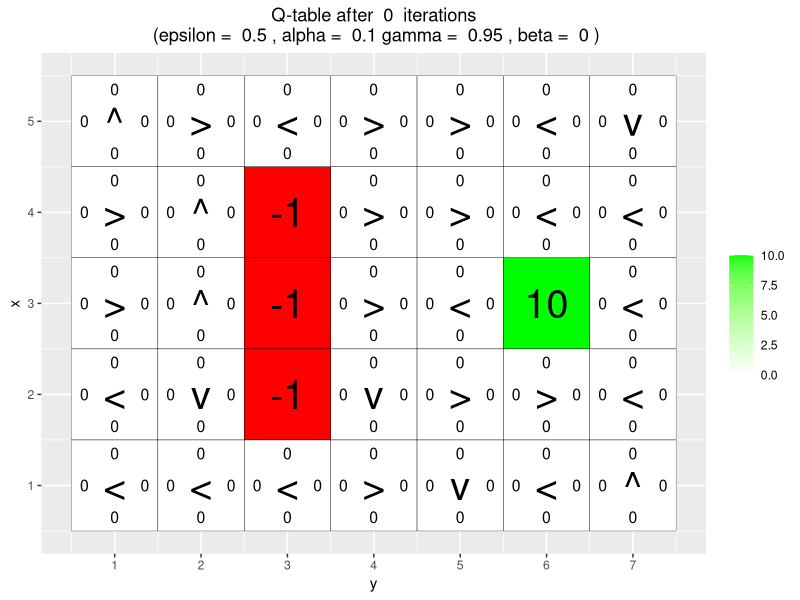
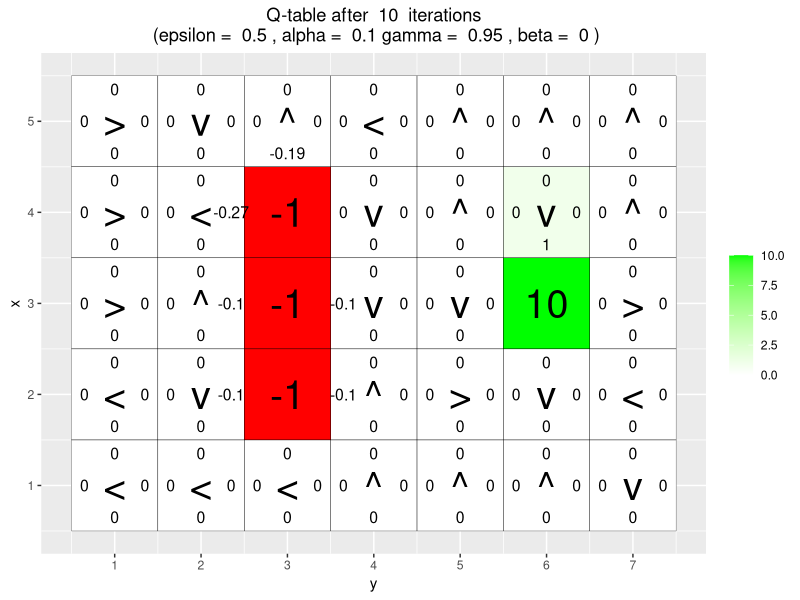
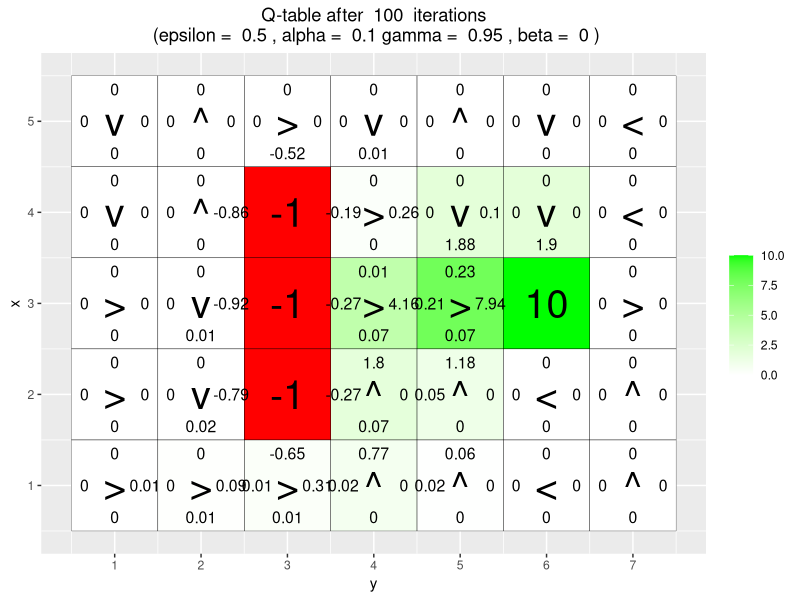
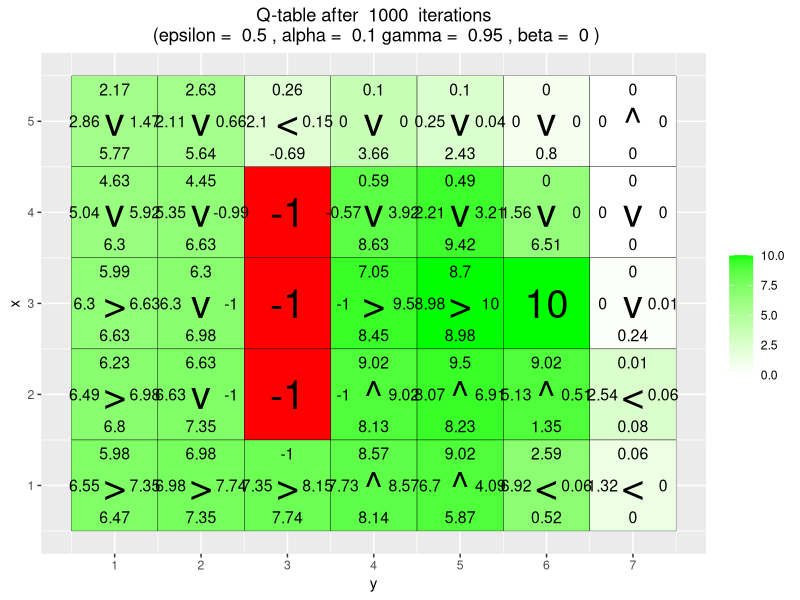
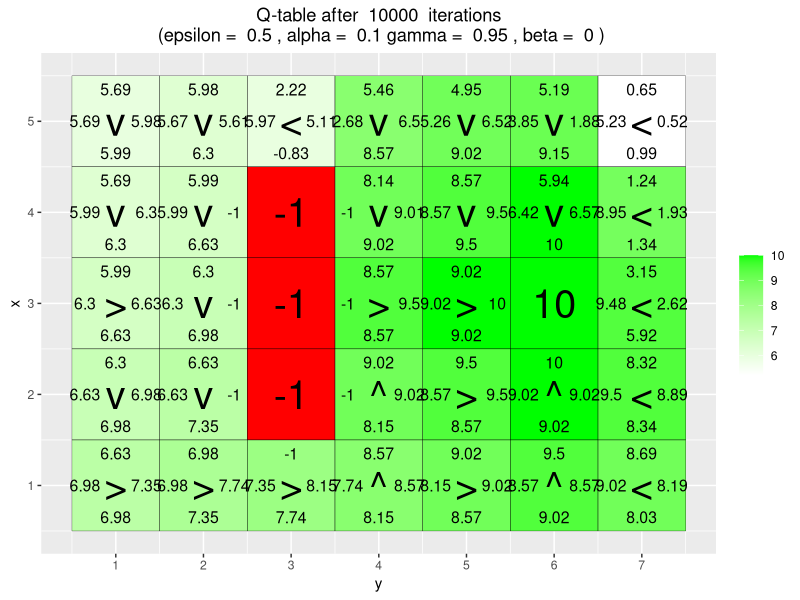
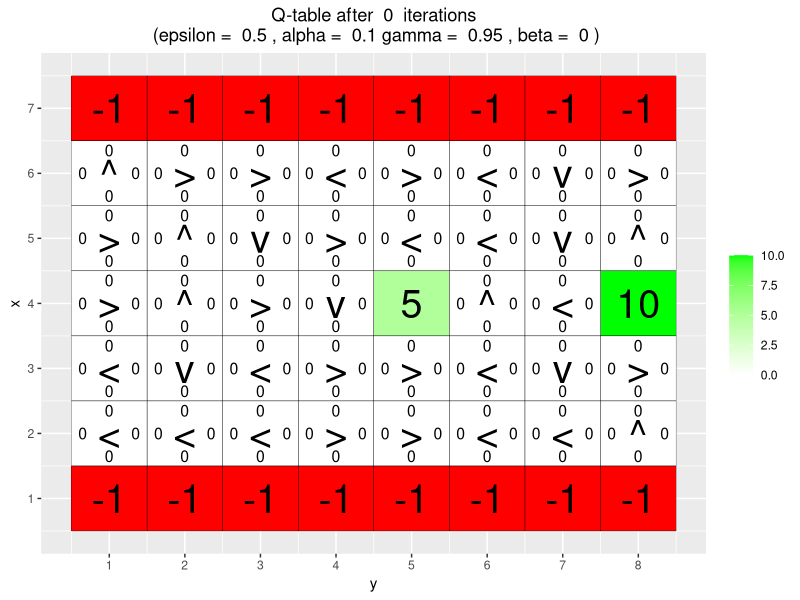
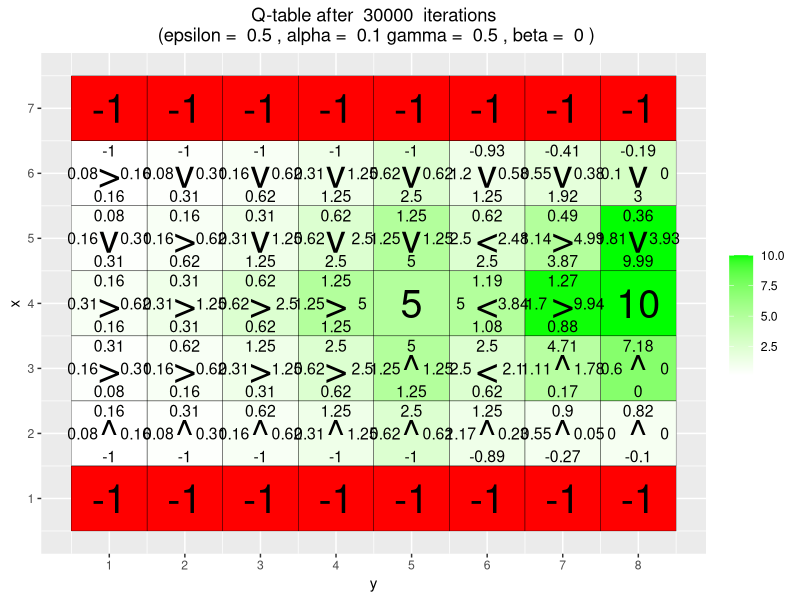
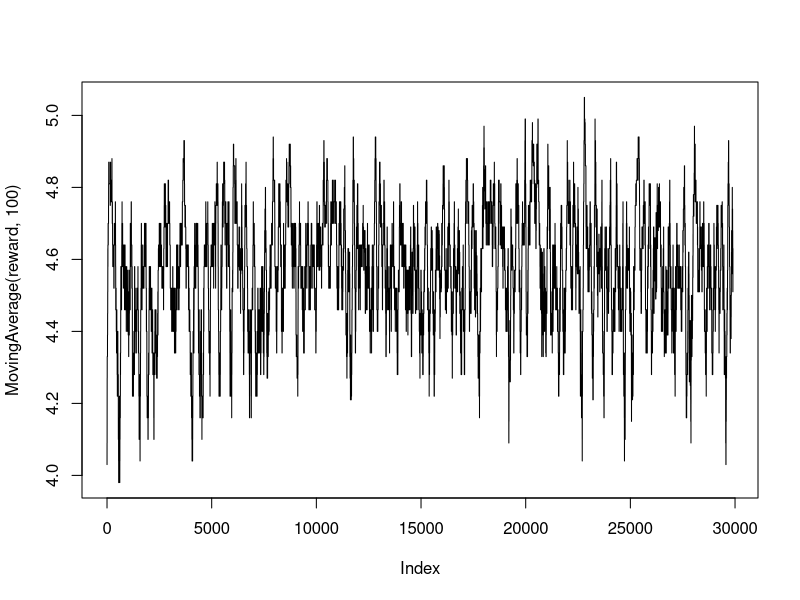

R code for these plots, in order: (Note: a time limit stopped this script after it produced the figures.)
## ---- chunk 1
rm(list = ls())

# By Jose M. Peña and Joel Oskarsson.
# For teaching purposes.
# jose.m.pena@liu.se.

#####################################################################################################
# Q-learning
#####################################################################################################

# install.packages("ggplot2")
# install.packages("vctrs")
library(ggplot2)
set.seed(1234)

arrows <- c("^", ">", "v", "<")
action_deltas <- list(c(1,0), # up
                      c(0,1), # right
                      c(-1,0), # down
                      c(0,-1)) # left

vis_environment <- function(iterations=0, epsilon = 0.5, alpha = 0.1, gamma = 0.95, beta = 0){
  
  # Visualize an environment with rewards. 
  # Q-values for all actions are displayed on the edges of each tile.
  # The (greedy) policy for each state is also displayed.
  # 
  # Args:
  #   iterations, epsilon, alpha, gamma, beta (optional): for the figure title.
  #   reward_map (global variable): a HxW array containing the reward given at each state.
  #   q_table (global variable): a HxWx4 array containing Q-values for each state-action pair.
  #   H, W (global variables): environment dimensions.
  
  df <- expand.grid(x=1:H,y=1:W)
  foo <- mapply(function(x,y) ifelse(reward_map[x,y] == 0,q_table[x,y,1],NA),df$x,df$y)
  df$val1 <- as.vector(round(foo, 2))
  foo <- mapply(function(x,y) ifelse(reward_map[x,y] == 0,q_table[x,y,2],NA),df$x,df$y)
  df$val2 <- as.vector(round(foo, 2))
  foo <- mapply(function(x,y) ifelse(reward_map[x,y] == 0,q_table[x,y,3],NA),df$x,df$y)
  df$val3 <- as.vector(round(foo, 2))
  foo <- mapply(function(x,y) ifelse(reward_map[x,y] == 0,q_table[x,y,4],NA),df$x,df$y)
  df$val4 <- as.vector(round(foo, 2))
  foo <- mapply(function(x,y) 
    ifelse(reward_map[x,y] == 0,arrows[GreedyPolicy(x,y)],reward_map[x,y]),df$x,df$y)
  df$val5 <- as.vector(foo)
  foo <- mapply(function(x,y) ifelse(reward_map[x,y] == 0,max(q_table[x,y,]),
                                     ifelse(reward_map[x,y]<0,NA,reward_map[x,y])),df$x,df$y)
  df$val6 <- as.vector(foo)
  
  print(ggplot(df,aes(x = y,y = x)) +
          scale_fill_gradient(low = "white", high = "green", na.value = "red", name = "") +
          geom_tile(aes(fill=val6)) +
          geom_text(aes(label = val1),size = 4,nudge_y = .35,na.rm = TRUE) +
          geom_text(aes(label = val2),size = 4,nudge_x = .35,na.rm = TRUE) +
          geom_text(aes(label = val3),size = 4,nudge_y = -.35,na.rm = TRUE) +
          geom_text(aes(label = val4),size = 4,nudge_x = -.35,na.rm = TRUE) +
          geom_text(aes(label = val5),size = 10) +
          geom_tile(fill = 'transparent', colour = 'black') + 
          ggtitle(paste("Q-table after ",iterations," iterations\n",
                        "(epsilon = ",epsilon,", alpha = ",
                        alpha,"gamma = ",gamma,", beta = ",beta,")")) +
          theme(plot.title = element_text(hjust = 0.5)) +
          scale_x_continuous(breaks = c(1:W),labels = c(1:W)) +
          scale_y_continuous(breaks = c(1:H),labels = c(1:H)))
  
}

GreedyPolicy <- function(x, y){
  
  # Get a greedy action for state (x,y) from q_table.
  #
  # Args:
  #   x, y: state coordinates.
  #   q_table (global variable): a HxWx4 array containing Q-values for each state-action pair.
  # 
  # Returns:
  #   An action, i.e. integer in {1,2,3,4}.
  
  # Your code here.
  q_values = q_table[x, y, ]
  
  best_actions = which(q_values == max(q_values))
  if (length(best_actions) > 1) {
    action = sample(best_actions, 1)
  } else {
    action = best_actions
  }
  return (action)
}

EpsilonGreedyPolicy <- function(x, y, epsilon){
  
  # Get an epsilon-greedy action for state (x,y) from q_table.
  #
  # Args:
  #   x, y: state coordinates.
  #   epsilon: probability of acting randomly.
  # 
  # Returns:
  #   An action, i.e. integer in {1,2,3,4}.
  
  # Your code here.
  if (epsilon >= runif(1)){
    action = sample(1:4, 1)
  } else {
    action = GreedyPolicy(x, y)
  }
  
  return (action)
}

transition_model <- function(x, y, action, beta){
  
  # Computes the new state after given action is taken. The agent will follow the action 
  # with probability (1-beta) and slip to the right or left with probability beta/2 each.
  # 
  # Args:
  #   x, y: state coordinates.
  #   action: which action the agent takes (in {1,2,3,4}).
  #   beta: probability of the agent slipping to the side when trying to move.
  #   H, W (global variables): environment dimensions.
  # 
  # Returns:
  #   The new state after the action has been taken.
  
  delta <- sample(-1:1, size = 1, prob = c(0.5*beta,1-beta,0.5*beta))
  final_action <- ((action + delta + 3) %% 4) + 1
  foo <- c(x,y) + unlist(action_deltas[final_action])
  foo <- pmax(c(1,1),pmin(foo,c(H,W)))
  
  return (foo)
}

q_learning <- function(start_state, epsilon = 0.5, alpha = 0.1, gamma = 0.95, 
                       beta = 0){
  
  #Initialize
  current_state = start_state
  episode_correction = 0
  reward = 0
  
  repeat{
    # Current state
    x = current_state[1]
    y = current_state[2]
    
    # Action
    action = EpsilonGreedyPolicy(x, y, epsilon)
    
    # Update state
    next_state = transition_model(x, y, action, beta)
    next_x = next_state[1]
    next_y = next_state[2]
    
    # Reward
    reward = reward_map[next_x, next_y]
    
    # New max Q value
    max_q_next = max(q_table[next_x, next_y, ])
    
    # Correction
    correction = reward + gamma * max_q_next - q_table[x, y, action]
    
    # Update q_table based on correction
    q_table[x, y, action] <<- q_table[x, y, action] + alpha * correction
    
    # Accumulate corrections
    episode_correction = episode_correction + correction
    
    # Update state
    current_state = next_state
    
    # End the episode if a terminal state (non-zero reward) is reached
    if (reward != 0) {
      break
    }
  }
  
  return (c(reward, episode_correction))
}

## ---- chunk 2
# Environment A (learning)
set.seed(1234)
H <- 5
W <- 7

reward_map <- matrix(0, nrow = H, ncol = W)
reward_map[3,6] <- 10
reward_map[2:4,3] <- -1

q_table <- array(0,dim = c(H,W,4))

vis_environment()

for(i in 1:10000){
  foo <- q_learning(start_state = c(3,1))
  
  if(any(i==c(10,100,1000,10000)))
    vis_environment(i)
}
## ---- chunk 3
# Environment B (the effect of epsilon and gamma)
set.seed(1234)

H <- 7
W <- 8

reward_map <- matrix(0, nrow = H, ncol = W)
reward_map[1,] <- -1
reward_map[7,] <- -1
reward_map[4,5] <- 5
reward_map[4,8] <- 10

q_table <- array(0,dim = c(H,W,4))

vis_environment()

MovingAverage <- function(x, n){
  
  cx <- c(0,cumsum(x))
  rsum <- (cx[(n+1):length(cx)] - cx[1:(length(cx) - n)]) / n
  
  return (rsum)
}

for(j in c(0.5,0.75,0.95)){
  q_table <- array(0,dim = c(H,W,4))
  reward <- NULL
  correction <- NULL
  
  for(i in 1:30000){
    foo <- q_learning(gamma = j, start_state = c(4,1))
    reward <- c(reward,foo[1])
    correction <- c(correction,foo[2])
  }
  
  vis_environment(i, gamma = j)
  plot(MovingAverage(reward,100),type = "l")
  plot(MovingAverage(correction,100),type = "l")
}

for(j in c(0.5,0.75,0.95)){
  q_table <- array(0,dim = c(H,W,4))
  reward <- NULL
  correction <- NULL
  
  for(i in 1:30000){
    foo <- q_learning(epsilon = 0.1, gamma = j, start_state = c(4,1))
    reward <- c(reward,foo[1])
    correction <- c(correction,foo[2])
  }
  
  vis_environment(i, epsilon = 0.1, gamma = j)
  plot(MovingAverage(reward,100),type = "l")
  plot(MovingAverage(correction,100),type = "l")
}
## ---- chunk 4
# Environment C (the effect of beta).
set.seed(1234)

H <- 3
W <- 6

reward_map <- matrix(0, nrow = H, ncol = W)
reward_map[1,2:5] <- -1
reward_map[1,6] <- 10

q_table <- array(0,dim = c(H,W,4))

vis_environment()

for(j in c(0,0.2,0.4,0.66)){
  q_table <- array(0,dim = c(H,W,4))
  
  for(i in 1:10000)
    foo <- q_learning(gamma = 0.6, beta = j, start_state = c(1,1))
  
  vis_environment(i, gamma = 0.6, beta = j)
}
